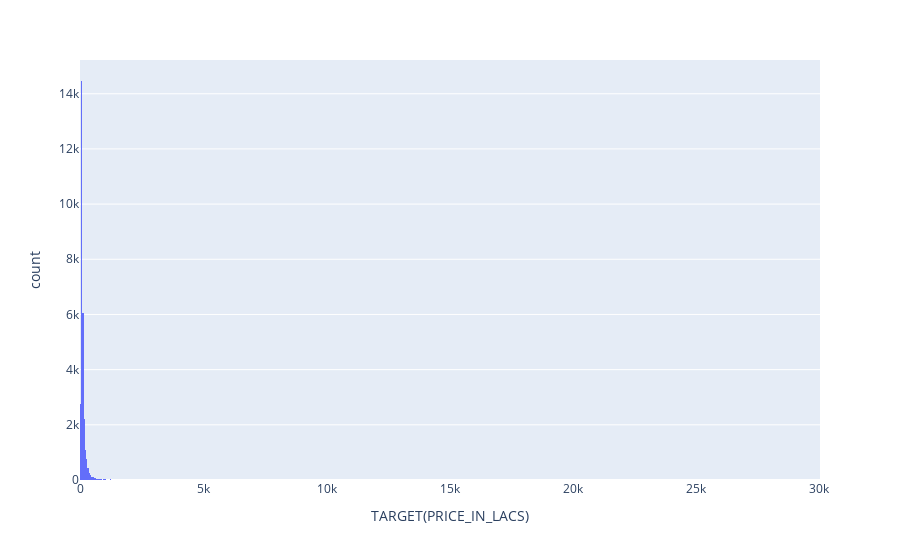

The code cell stored with this chart in its notebook:
### Code cell
import plotly.express as px
px.histogram(data, x = 'TARGET(PRICE_IN_LACS)')

### Figure 1 — Plotly figure (JSON) as saved in the notebook; plotly's stock layout.template omitted (floating-point values rounded to 4 significant figures; data arrays with more than 128 entries replaced by an {"elided": "..."} marker saying what was removed)
{"data": [{"bingroup": "x", "hovertemplate": "TARGET(PRICE_IN_LACS)=%{x}<br>count=%{y}<extra></extra>", "legendgroup": "", "marker": {"color": "#636efa", "pattern": {"shape": ""}}, "name": "", "orientation": "v", "showlegend": false, "type": "histogram", "x": {"elided": "29050 float values"}, "xaxis": "x", "yaxis": "y"}], "layout": {"barmode": "relative", "legend": {"tracegroupgap": 0}, "margin": {"t": 60}, "xaxis": {"anchor": "y", "domain": [0, 1], "title": {"text": "TARGET(PRICE_IN_LACS)"}}, "yaxis": {"anchor": "x", "domain": [0, 1], "title": {"text": "count"}}}}
